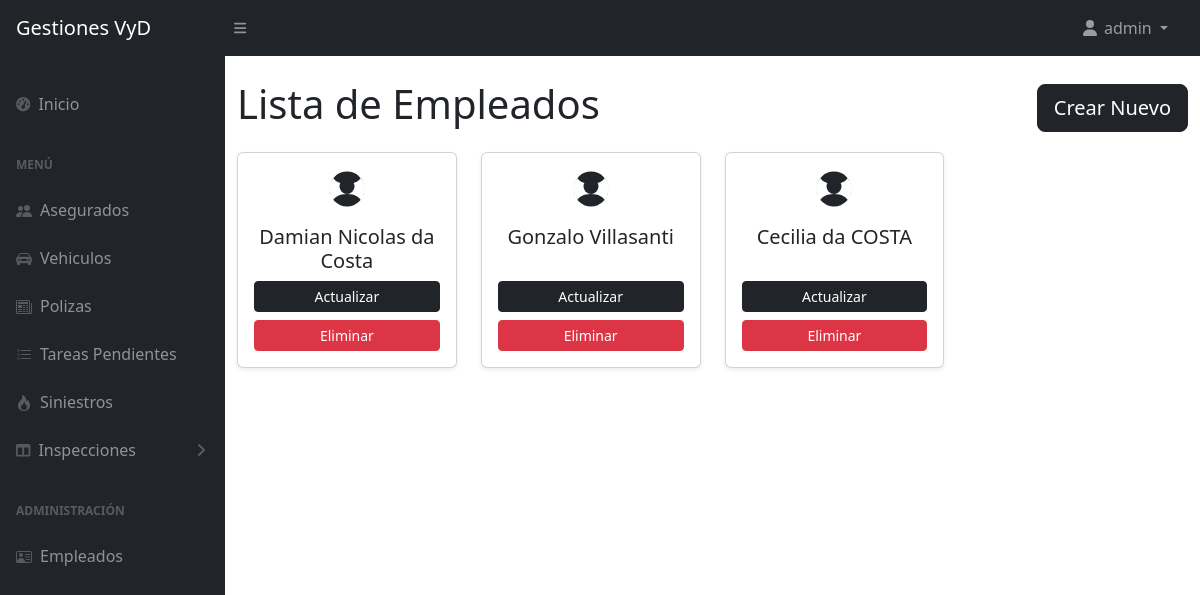
Screenshot of /listarEmpleados/ (signed in) with the database file from the repository.
### appseguros/models.py (models this page shows, shortened)
class Empleado(models.Model):
    nombre = models.CharField(max_length=30)
    apellido = models.CharField(max_length=30)

### appseguros/views.py (the view)
# urls.py: path('listarEmpleados/', EmpleadoListView.as_view(), name="listarEmpleados"),
class EmpleadoListView(LoginRequiredMixin,ListView):
    model = Empleado
    context_object_name = "empleados"
    template_name = "appseguros/empleado/listarEmpleados.html"

### appseguros/templates/appseguros/empleado/listarEmpleados.html (shortened to what this page needs)
{% extends 'appseguros/base.html' %}
{% load static %}
{% block contenidoQueCambia %}
<div class="container mt-4">
    <div class="d-flex align-items-center mb-3">
        <h1 class="me-auto">Lista de Empleados</h1>
        <a href="{% url 'crearEmpleado' %}" class="btn btn-dark btn-lg">Crear Nuevo</a>
    </div>
    <div class="row">
        {% if empleados %}
            {% for empleado in empleados %}
                <div class="col-md-3 mb-4">
                    <div class="card h-100 shadow-sm">
                        <div class="d-flex justify-content-center align-items-center mt-3">
                        </div>
                        <div class="card-body d-flex flex-column">
                            <h5 class="card-title text-center">{{ empleado.nombre }} {{ empleado.apellido }}</h5>
                            <div class="mt-auto">
                                <a href="{% url 'actualizarEmpleado' empleado.pk %}" class="btn btn-dark btn-sm w-100 mb-2">Actualizar</a>
                                {% if request.user.is_superuser %}
                                    <a href="{% url 'eliminarEmpleado' empleado.pk %}" class="btn btn-danger btn-sm w-100">Eliminar</a>
                                {% endif %}
                            </div>
                        </div>
                    </div>
                </div>
            {% endfor %}
        {% else %}
            <div class="col-12">
                <p class="text-center">No hay empleados disponibles.</p>
            </div>
        {% endif %}
    </div>
</div>
{% endblock %}

### appseguros/templates/appseguros/base.html (shortened to what this page needs)
{% load static %}
<!DOCTYPE html>
<html lang="es">
    <head>
        <link href="https://cdn.jsdelivr.net/npm/simple-datatables@7.1.2/dist/style.min.css" rel="stylesheet" />
        <link href="{% static 'appseguros/css/styles.css' %}" rel="stylesheet" />
        <link href="{% static 'appseguros/css/styles2.css' %}" rel="stylesheet" />
    </head>
    <body class="sb-nav-fixed">
        <nav class="sb-topnav navbar navbar-expand navbar-dark bg-dark">
            <a class="navbar-brand ps-3" href="{% url 'inicio' %}">Gestiones VyD</a>
            <button class="btn btn-link btn-sm order-1 order-lg-0 me-4 me-lg-0" id="sidebarToggle" href="#!"><i class="fas fa-bars"></i></button>
            <ul class="navbar-nav ms-auto ms-md-0 me-3 me-lg-4 a_la_derecha">
                {% if request.user.is_authenticated %}
                <li class="nav-item dropdown">
                    <a class="nav-link dropdown-toggle" id="navbarDropdown" href="#" role="button" data-bs-toggle="dropdown" aria-expanded="false">
                        <i class="fas fa-user fa-fw"></i> {{ request.user.username }}
                    </a>
                </li>
                {% else %}
                <li class="nav-item">
                    <a class="nav-link" href="{% url 'login' %}">Login</a>
                </li>
                {% endif %}
            </ul>
        </nav>
        <div id="layoutSidenav">
            <div id="layoutSidenav_nav">
                <nav class="sb-sidenav accordion sb-sidenav-dark" id="sidenavAccordion">
                    <div class="sb-sidenav-menu">
                        <div class="nav">
                            <a class="nav-link mt-4" href="{% url 'inicio' %}">
                                <div class="sb-nav-link-icon"><i class="fas fa-tachometer-alt"></i></div>
                                Inicio
                            </a>
                            <div class="sb-sidenav-menu-heading">Menú</div>
                            <a class="nav-link" href="{% url 'listarAsegurados' %}">
                                <div class="sb-nav-link-icon"></div>
                                Asegurados
                            </a>
                            <a class="nav-link" href="{% url 'listarVehiculos' %}">
                                <div class="sb-nav-link-icon"></i></div>
                                Vehiculos
                            </a>
                            <a class="nav-link" href="{% url 'listarPolizas' %}">
                                <div class="sb-nav-link-icon"></div>
                                Polizas
                            </a>
                            <a class="nav-link" href="{% url 'listarTareas' %}">
                                <div class="sb-nav-link-icon"></div>
                                Tareas Pendientes
                            </a>
                            <a class="nav-link" href="{% url 'listarSiniestros' %}">
                                <div class="sb-nav-link-icon"></div>
                                Siniestros
                            </a>
                            <a class="nav-link collapsed" href="#" data-bs-toggle="collapse" data-bs-target="#collapseLayouts" aria-expanded="false" aria-controls="collapseLayouts">
                                <div class="sb-nav-link-icon"><i class="fas fa-columns"></i></div>
                                Inspecciones
                                <div class="sb-sidenav-collapse-arrow"><i class="fas fa-angle-down"></i></div>
                            </a>
                            <div class="sb-sidenav-menu-heading">Administración</div>
                            <a class="nav-link" href="{% url 'listarEmpleados' %}">
                                <div class="sb-nav-link-icon"></div>
                                Empleados
                            </a>
                        </div>
                    </div>
                </nav>
            </div>
            <div id="layoutSidenav_content">
                <main>
                {% block contenidoQueCambia %}
                {% endblock  %}
                </main>
            </div>
        </div>
    </body>
</html>

### appseguros/static/appseguros/css/styles2.css (style rules this page uses)
.a_la_derecha { margin-left: auto!important }

### rows the page displays
Empleado: nombre "Damian Nicolas", apellido "da Costa"
Empleado: nombre "Gonzalo", apellido "Villasanti"
Empleado: nombre "Cecilia", apellido "da COSTA"

### other values shown
{{ request.user.username }} "admin"
